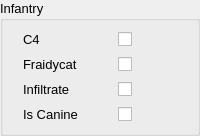
             <widget class="QGroupBox" name="infantryGroupBox">
              <property name="font">
               <font>
                <pointsize>10</pointsize>
               </font>
              </property>
              <property name="title">
               <string>Infantry</string>
              </property>
              <layout class="QFormLayout" name="formLayout">
               <property name="horizontalSpacing">
                <number>40</number>
               </property>
               <property name="verticalSpacing">
                <number>10</number>
               </property>
               <property name="leftMargin">
                <number>20</number>
               </property>
               <property name="rightMargin">
                <number>20</number>
               </property>
               <item row="0" column="0">
                <widget class="QLabel" name="c4Label">
                 <property name="text">
                  <string>C4</string>
                 </property>
                </widget>
               </item>
               <item row="0" column="1">
                <widget class="QCheckBox" name="c4CheckBox">
                 <property name="statusTip">
                  <string>Equipped with building sabotage explosives [presumes Infiltrate is true] (def=no)?</string>
                 </property>
                 <property name="text">
                  <string/>
                 </property>
                 <property name="checked">
                  <bool>false</bool>
                 </property>
                 <property name="tristate">
                  <bool>false</bool>
                 </property>
                 <property name="property_name" stdset="0">
                  <string>c4</string>
                 </property>
                </widget>
               </item>
               <item row="1" column="0">
                <widget class="QLabel" name="fraidycatLabel">
                 <property name="text">
                  <string>Fraidycat</string>
                 </property>
                </widget>
               </item>
               <item row="1" column="1">
                <widget class="QCheckBox" name="fraidycatCheckBox">
                 <property name="statusTip">
                  <string>Is it inherently afraid and will panic easily (def=no)?</string>
                 </property>
                 <property name="text">
                  <string/>
                 </property>
                 <property name="tristate">
                  <bool>false</bool>
                 </property>
                 <property name="property_name" stdset="0">
                  <string>fraidycat</string>
                 </property>
                </widget>
               </item>
               <item row="2" column="0">
                <widget class="QLabel" name="infiltrateLabel">
                 <property name="text">
                  <string>Infiltrate</string>
                 </property>
                </widget>
               </item>
               <item row="2" column="1">
                <widget class="QCheckBox" name="infiltrateCheckBox">
                 <property name="statusTip">
                  <string>Can it enter a building like a spy or thief (def=no)?</string>
                 </property>
                 <property name="text">
                  <string/>
                 </property>
                 <property name="tristate">
                  <bool>false</bool>
                 </property>
                 <property name="property_name" stdset="0">
                  <string>infiltrate</string>
                 </property>
                </widget>
               </item>
               <item row="3" column="1">
                <widget class="QCheckBox" name="isCanineCheckBox">
                 <property name="statusTip">
                  <string>Should special case dog logic be applied to this?</string>
                 </property>
                 <property name="text">
                  <string/>
                 </property>
                 <property name="tristate">
                  <bool>false</bool>
                 </property>
                 <property name="property_name" stdset="0">
                  <string>is_canine</string>
                 </property>
                </widget>
               </item>
               <item row="3" column="0">
                <widget class="QLabel" name="isCanineLabel">
                 <property name="text">
                  <string>Is Canine</string>
                 </property>
                </widget>
               </item>
              </layout>
             </widget>
